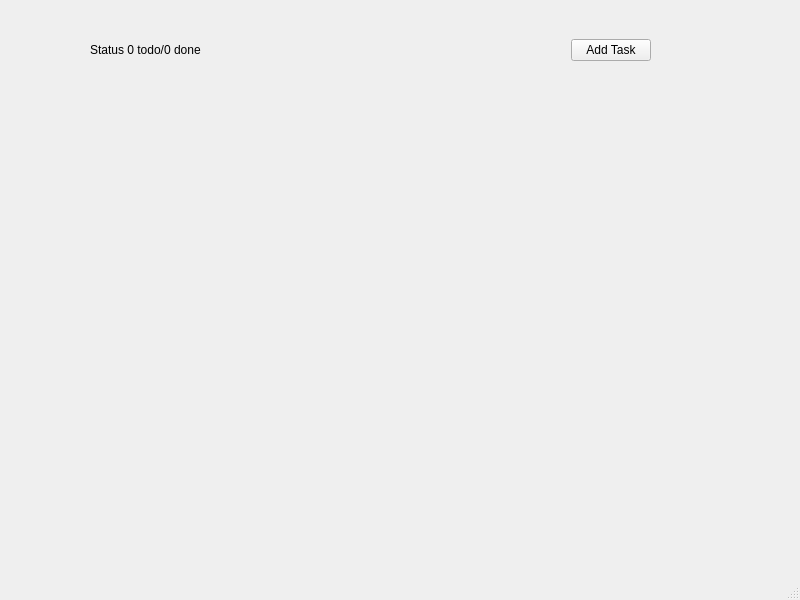
<?xml version="1.0" encoding="UTF-8"?>
<ui version="4.0">
 <class>MainWindow</class>
 <widget class="QMainWindow" name="MainWindow">
  <property name="geometry">
   <rect>
    <x>0</x>
    <y>0</y>
    <width>800</width>
    <height>600</height>
   </rect>
  </property>
  <property name="windowTitle">
   <string>Todo</string>
  </property>
  <widget class="QWidget" name="centralwidget">
   <widget class="QWidget" name="horizontalLayoutWidget">
    <property name="geometry">
     <rect>
      <x>90</x>
      <y>10</y>
      <width>561</width>
      <height>80</height>
     </rect>
    </property>
    <layout class="QHBoxLayout" name="horizontalLayout_2">
     <item>
      <widget class="QLabel" name="statusLabel">
       <property name="text">
        <string>Status 0 todo/0 done</string>
       </property>
      </widget>
     </item>
     <item>
      <spacer name="horizontalSpacer">
       <property name="orientation">
        <enum>Qt::Horizontal</enum>
       </property>
       <property name="sizeHint" stdset="0">
        <size>
         <width>40</width>
         <height>20</height>
        </size>
       </property>
      </spacer>
     </item>
     <item>
      <widget class="QPushButton" name="addTaskButton">
       <property name="text">
        <string>Add Task</string>
       </property>
      </widget>
     </item>
    </layout>
   </widget>
   <widget class="QWidget" name="verticalLayoutWidget">
    <property name="geometry">
     <rect>
      <x>90</x>
      <y>100</y>
      <width>561</width>
      <height>16</height>
     </rect>
    </property>
    <layout class="QVBoxLayout" name="tasksLayout"/>
   </widget>
  </widget>
  <widget class="QMenuBar" name="menubar">
   <property name="geometry">
    <rect>
     <x>0</x>
     <y>0</y>
     <width>800</width>
     <height>21</height>
    </rect>
   </property>
  </widget>
  <widget class="QStatusBar" name="statusbar"/>
 </widget>
 <resources/>
 <connections/>
</ui>
